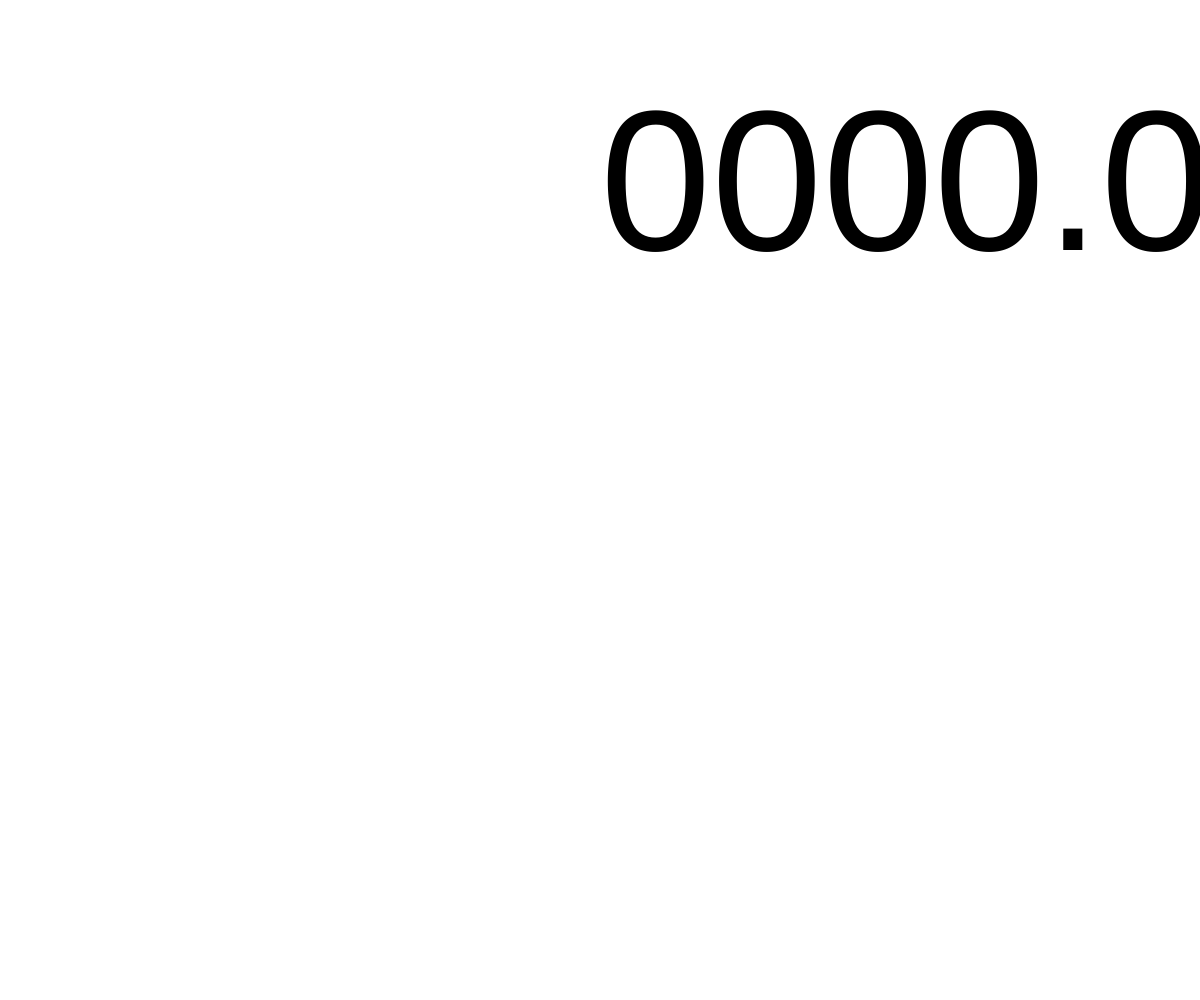
Frame 1 (no input)
Frame 60 (no input): identical to frame 1, image omitted
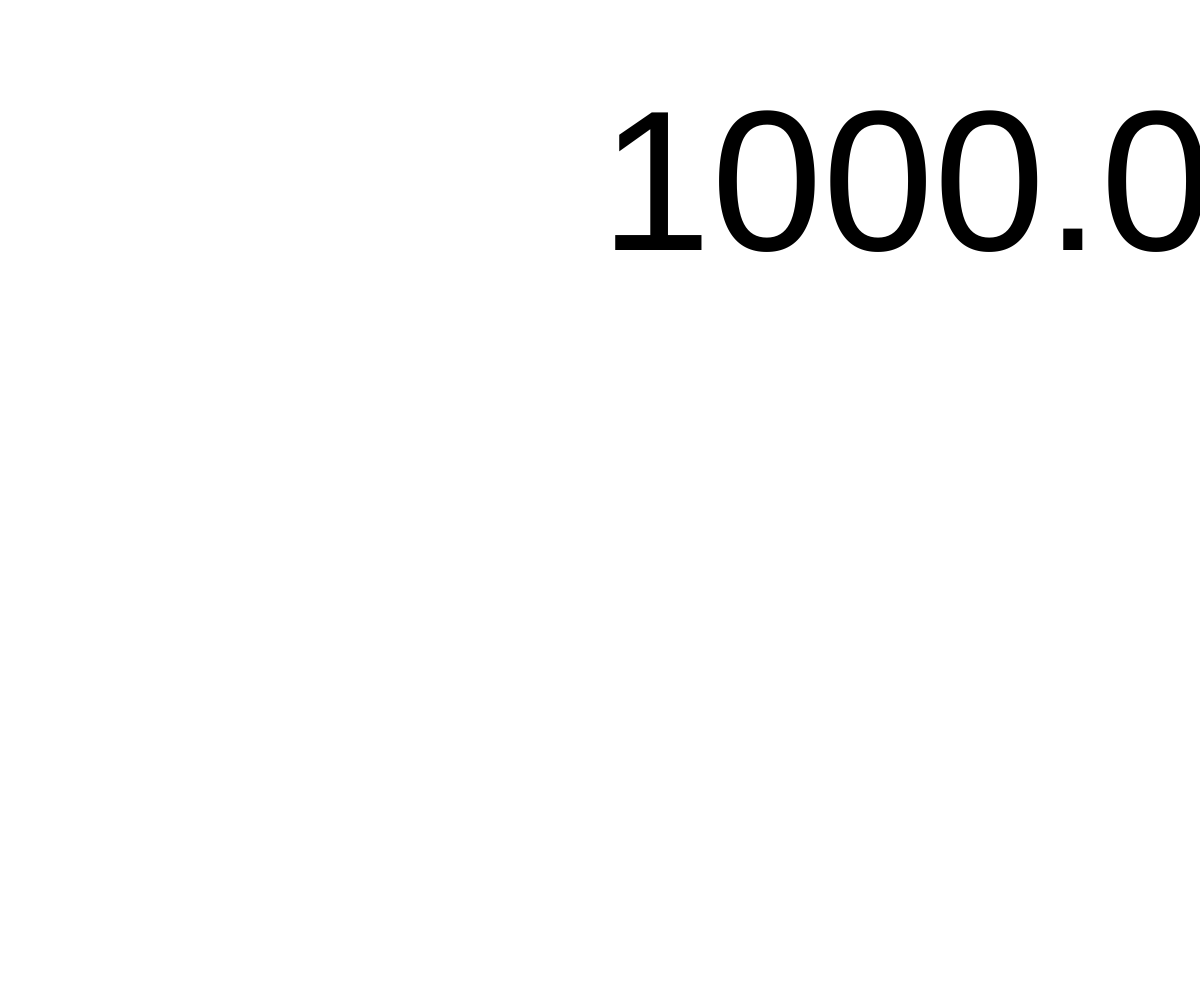
Frame 120 (the mouse pressed at the canvas centre since frame 60)

The p5.js sketch that drew these frames (run headless with seeded random() and noise() and a simulated clock; from frame 60 on, the mouse is pressed at the canvas centre):

// p5.js sketch
// ── sketch.js
var runTime = 0; 
var startTime = 0; 

function setup() {
  createCanvas(windowWidth, windowHeight);
  textSize(200); 
}

function draw() {
  background (255); 
  if ( startTime > 0 ) { 
  runTime = millis() - startTime; 
  } 
  text(nf(runTime, 4, 2), width/2, height/4);
  
}

function mousePressed() {
  startTime = millis(); 
  
}
